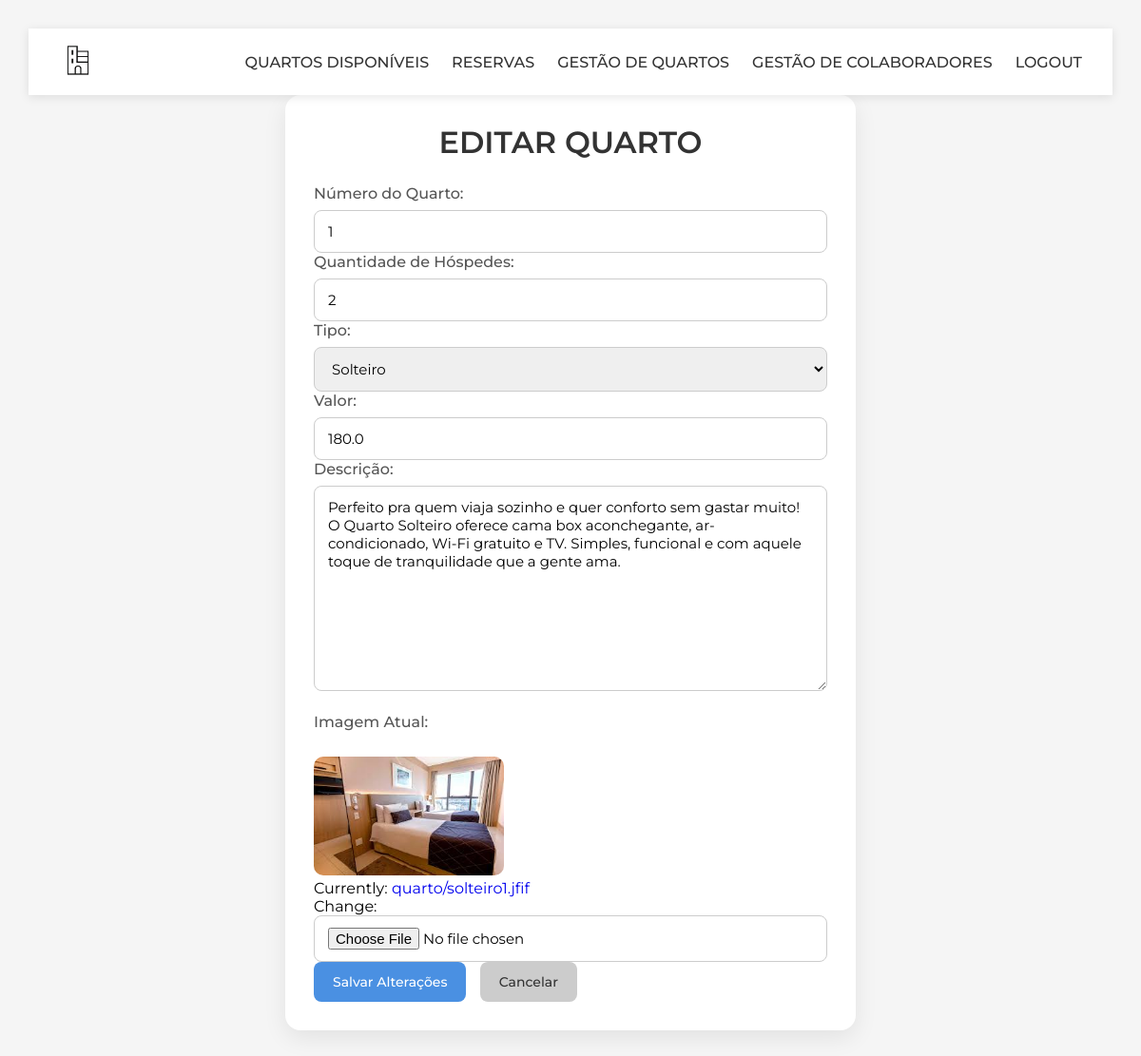
/editar_quartin/11/ (signed in), run on the app's committed database.
### Hotel/models.py (models this page shows, shortened)
class quarto(models.Model):
    tipo_quarto = [
        ("Solteiro", "Solteiro"),
        ("Premium", "Premium"),
        ("Plus", "Plus"),
    ]
    num_Quarto = models.IntegerField()
    qtd_Hospedes = models.IntegerField()
    tipo = models.CharField(max_length=20, choices=tipo_quarto)
    valor = models.FloatField()
    descricao = models.TextField(max_length=300)
    img = models.ImageField(upload_to='quarto/')

### Hotel/views.py (the view)
# urls.py: path('editar_quartin', views.editar_quartin, name='editar_quartin'),
@login_required(login_url='/')
def editar_quartin(request, id):
    quarto_editar = quarto.objects.get(id=id)
    if request.method == 'POST':
        form = quartoForms(request.POST, request.FILES, instance=quarto_editar)
        if form.is_valid():
            form.save()
            messages.success(request, 'Editado com sucesso!')
            return redirect('listar_quartin')
    else:
        form = quartoForms(instance=quarto_editar)
    return render(request, 'editar_quartin.html', {'form': form})

### Hotel/forms.py
class quartoForms(forms.ModelForm):
    class Meta:
        model = quarto
        fields = ['num_Quarto','qtd_Hospedes','tipo','valor','descricao', 'img']

### Hotel/templates/editar_quartin.html (shortened to what this page needs)
{% extends 'index.html' %}
{% load static %}
{% block head %}
    <link rel="stylesheet" href="{% static 'css/editar_quartin.css' %}">
{% endblock %}
{% block body %}
<div class="container">
    <h1>EDITAR QUARTO</h1>
<form method="POST" enctype="multipart/form-data">
    <div>
        <label for="id_num_quarto">Número do Quarto:</label>
        {{ form.num_Quarto }}
    </div>
    <div>
        <label for="id_qtd_hospedes">Quantidade de Hóspedes:</label>
        {{ form.qtd_Hospedes }}
    </div>
    <div>
        <label for="id_tipo">Tipo:</label>
        {{ form.tipo }}
    </div>
    <div>
        <label for="id_valor">Valor:</label>
        {{ form.valor }}
    </div>
    <div>
        <label for="id_descricao">Descrição:</label>
        {{ form.descricao }}
    </div>
    <div>
        <br>
        <label for="id_img">Imagem Atual:</label><br>
        {% if form.instance.img %}
            <img src="{{ form.instance.img.url }}" alt="Imagem do quarto" style="max-width: 200px; border-radius: 10px;"><br>
        {% endif %}
        {{ form.img }}
    </div>
    <button type="submit" class="btn btn-success">Salvar Alterações</button>
    <a href="{% url 'listar_quartin' %}" class="btn btn-secondary">Cancelar</a>
</form>
</div>
{% endblock %}

### static/css/nav.css (style rules this page uses)
:root { --nav-bg-color: #ffffff; --nav-text-color: #333333; --nav-hover-color: #3498db; --nav-active-color: #2980b9; --nav-shadow: 0 2px 10px rgba(0, 0, 0, 0.1); --nav-transition: all 0.3s ease; --nav-height: 70px; --nav-mobile-bg: rgba(255, 255, 255, 0.95); }

### static/css/editar_quartin.css (style rules this page uses)
* { margin: 0; padding: 0; border: 0; outline: 0; box-sizing: border-box; list-style: none; text-decoration: none; font-family: 'Montserrat', sans-serif; }
body { background-color: #f5f5f5; padding: 30px; }
.container { max-width: 600px; margin: 0 auto; padding: 30px; background-color: #ffffff; border-radius: 16px; box-shadow: 0 8px 24px rgba(0, 0, 0, 0.08); }
h1 { text-align: center; margin-bottom: 25px; color: #333333; font-weight: 600; }
form label { display: block; margin-bottom: 8px; color: #555555; font-weight: 500; }
form input[type="text"], form input[type="number"], form input[type="file"], form textarea, form select { width: 100%; padding: 12px 14px; border: 1px solid #cccccc; border-radius: 8px; font-size: 15px; transition: border 0.2s; }
button, a.btn { padding: 12px 20px; font-size: 14px; font-weight: 500; border-radius: 8px; cursor: pointer; transition: 0.2s; text-align: center; display: inline-block; }
button[type="submit"] { background-color: #4a90e2; color: white; border: none; margin-right: 10px; }
a.btn-secondary { background-color: #cccccc; color: #333333; }

### data on the page
quarto: num_Quarto "1", qtd_Hospedes "2", tipo "Solteiro", valor "180.0", descricao "Perfeito pra quem viaja sozinho e quer conforto sem gastar muito! O Quarto Solteiro oferece cama box aconchegante, ar-condicionado, Wi-Fi gratuito e TV. Simples, funcional e com aquele toque de tranquilidade que a gente ama.", instance.img (picture)
